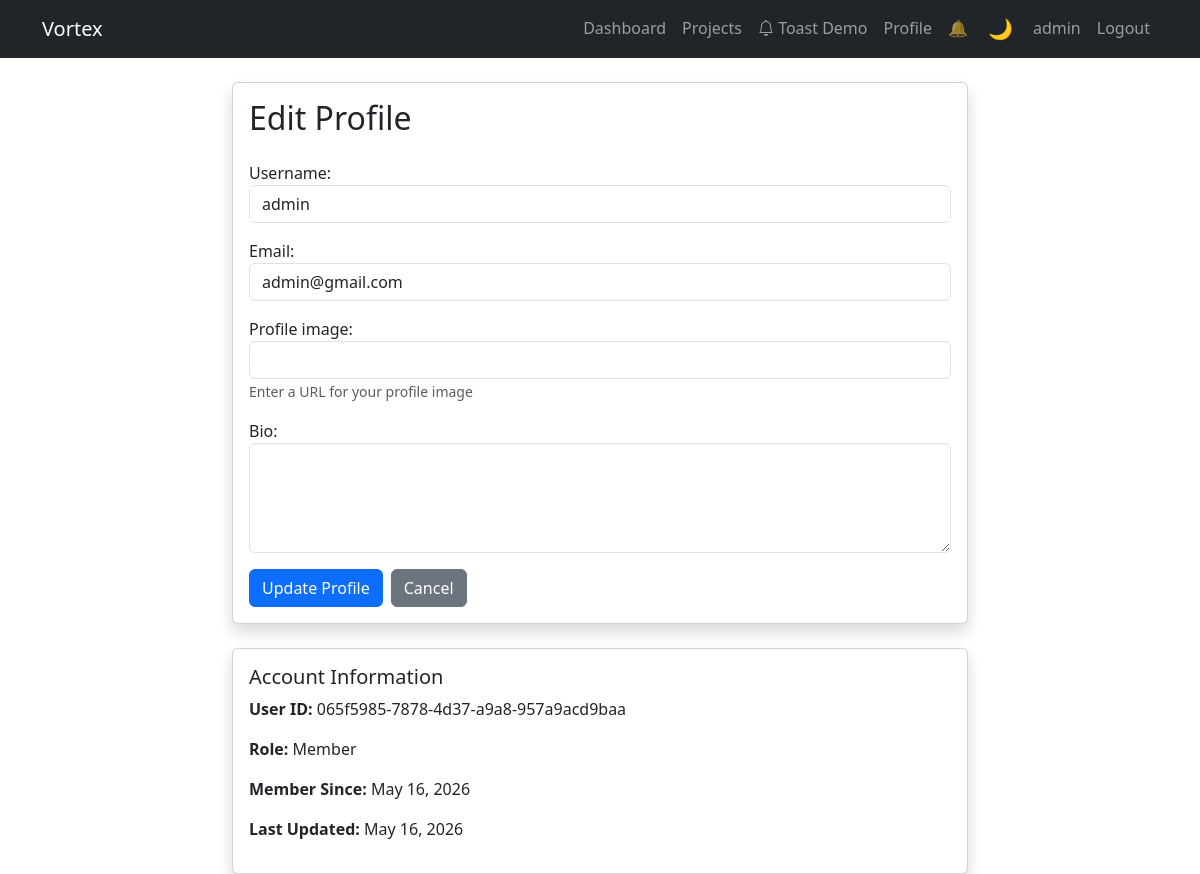
/api/accounts/profile/ (signed in), run on the app's committed database.
### apps/accounts/models.py (models this page shows, shortened)
class User(AbstractUser):
    ROLE_CHOICES = [
        ('admin', 'Admin'),
        ('manager', 'Manager'),
        ('member', 'Member'),
    ]
    id = models.UUIDField(primary_key=True, default=uuid.uuid4, editable=False)
    email = models.EmailField(unique=True)
    profile_image = models.URLField(blank=True, null=True)
    bio = models.TextField(blank=True, null=True)
    role = models.CharField(max_length=20, choices=ROLE_CHOICES, default='member')
    created_at = models.DateTimeField(auto_now_add=True)
    updated_at = models.DateTimeField(auto_now=True)
    USERNAME_FIELD = 'email'
    REQUIRED_FIELDS = ['username']
    class Meta:
        ordering = ['-created_at']

### apps/accounts/views.py (the view)
# urls.py: path('profile/', views.profile_view, name='profile'),
@login_required
def profile_view(request):
    if request.method == 'POST':
        form = ProfileUpdateForm(request.POST, instance=request.user)
        if form.is_valid():
            form.save()
            messages.success(request, 'Profile updated successfully!')
            return redirect('accounts:profile')
    else:
        form = ProfileUpdateForm(instance=request.user)
    return render(request, 'accounts/profile.html', {'form': form})

### apps/accounts/forms.py
class ProfileUpdateForm(forms.ModelForm):
    class Meta:
        model = User
        fields = ['username', 'email', 'profile_image', 'bio']
        widgets = {
            'username': forms.TextInput(attrs={'class': 'form-control'}),
            'email': forms.EmailInput(attrs={'class': 'form-control'}),
            'profile_image': forms.URLInput(attrs={'class': 'form-control'}),
            'bio': forms.Textarea(attrs={'class': 'form-control', 'rows': 4}),
        }

### apps/common/templatetags/json_tags.py (called while the page is built, shortened)
@register.filter(name='safe_json')
def safe_json(value):
    if not value:
        return mark_safe('[]')

### apps/accounts/templates/accounts/profile.html (shortened to what this page needs)
{% extends 'accounts/base.html' %}
{% block content %}
<div class="row justify-content-center">
    <div class="col-md-8">
        <div class="card shadow">
            <div class="card-body">
                <h2 class="card-title mb-4">Edit Profile</h2>
                <form method="post">
                    <div class="mb-3">
                        {{ form.username.label_tag }}
                        {{ form.username }}
                    </div>
                    <div class="mb-3">
                        {{ form.email.label_tag }}
                        {{ form.email }}
                    </div>
                    <div class="mb-3">
                        {{ form.profile_image.label_tag }}
                        {{ form.profile_image }}
                        <small class="form-text text-muted">Enter a URL for your profile image</small>
                    </div>
                    <div class="mb-3">
                        {{ form.bio.label_tag }}
                        {{ form.bio }}
                    </div>
                    <div class="d-flex gap-2">
                        <button type="submit" class="btn btn-primary">Update Profile</button>
                        <a href="{% url 'accounts:dashboard' %}" class="btn btn-secondary">Cancel</a>
                    </div>
                </form>
            </div>
        </div>
        <div class="card shadow mt-4">
            <div class="card-body">
                <h5 class="card-title">Account Information</h5>
                <p><strong>User ID:</strong> {{ user.id }}</p>
                <p><strong>Role:</strong> {{ user.get_role_display }}</p>
                <p><strong>Member Since:</strong> {{ user.created_at|date:"F d, Y" }}</p>
                <p><strong>Last Updated:</strong> {{ user.updated_at|date:"F d, Y" }}</p>
            </div>
        </div>
    </div>
</div>
{% endblock %}

### apps/accounts/templates/accounts/base.html (shortened to what this page needs)
<!DOCTYPE html>
<html lang="en">
<head>
    {% load static %}
    <link href="https://cdn.jsdelivr.net/npm/bootstrap@5.3.0/dist/css/bootstrap.min.css" rel="stylesheet">
    <link rel="stylesheet" href="https://cdn.jsdelivr.net/npm/bootstrap-icons@1.10.0/font/bootstrap-icons.css">
    <link rel="stylesheet" href="{% static 'css/dark-theme.css' %}">
    <link rel="stylesheet" href="{% static 'css/toast-system.css' %}">
    <link rel="stylesheet" href="{% static 'css/health-score.css' %}">
</head>
<body>
    <nav class="navbar navbar-expand-lg navbar-dark bg-dark">
        <div class="container">
            <a class="navbar-brand" href="{% url 'accounts:dashboard' %}">Vortex</a>
            <div class="collapse navbar-collapse" id="navbarNav">
                <ul class="navbar-nav ms-auto">
                    {% if user.is_authenticated %}
                        <li class="nav-item">
                            <a class="nav-link" href="{% url 'accounts:dashboard' %}">Dashboard</a>
                        </li>
                        <li class="nav-item">
                            <a class="nav-link" href="{% url 'projects:project_list' %}">Projects</a>
                        </li>
                        <li class="nav-item">
                            <a class="nav-link" href="{% url 'accounts:toast_demo' %}">
                                <i class="bi bi-bell"></i> Toast Demo
                            </a>
                        </li>
                        <li class="nav-item">
                            <a class="nav-link" href="{% url 'accounts:profile' %}">Profile</a>
                        </li>
                        <li class="nav-item">
                            <button id="sound-toggle" class="nav-link border-0 bg-transparent" aria-label="Toggle sound">
                            </button>
                        </li>
                        <li class="nav-item">
                            <button id="theme-toggle" class="nav-link border-0 bg-transparent" aria-label="Toggle theme">
                            </button>
                        </li>
                        <li class="nav-item">
                            <span class="nav-link">{{ user.username }}</span>
                        </li>
                        <li class="nav-item">
                            <a class="nav-link" href="{% url 'accounts:logout' %}">Logout</a>
                        </li>
                    {% endif %}
                </ul>
            </div>
        </div>
    </nav>
    {% load json_tags %}
    <div class="container mt-4">
        {% block content %}{% endblock %}
    </div>
</body>
</html>

### static/css/dark-theme.css (style rules this page uses)
:root { --bg-primary: #ffffff; --bg-secondary: #f8f9fa; --bg-tertiary: #e9ecef; --text-primary: #212529; --text-secondary: #6c757d; --text-muted: #adb5bd; --border-color: #dee2e6; --card-bg: #ffffff; --modal-bg: #ffffff; --navbar-bg: #212529; --navbar-text: #ffffff; --input-bg: #ffffff; --input-border: #ced4da; --table-bg: #ffffff; --table-hover: #f8f9fa; --dropdown-bg: #ffffff; --dropdown-hover: #f8f9fa; --shadow: rgba(0, 0, 0, 0.1); --shadow-lg: rgba(0, 0, 0, 0.15); }
* { transition: background-color 0.3s ease, color 0.3s ease, border-color 0.3s ease, background 0.3s ease; }
#theme-toggle { background: transparent; border: 1px solid var(--border-color); color: var(--navbar-text); padding: 0.375rem 0.75rem; border-radius: 0.375rem; cursor: pointer; font-size: 1.25rem; transition: all 0.3s ease; }

### data on the page
User: username "admin", email "admin@gmail.com", id "065f5985-7878-4d37-a9a8-957a9acd9baa", role "Member", created_at "May 16, 2026", updated_at "May 16, 2026"
